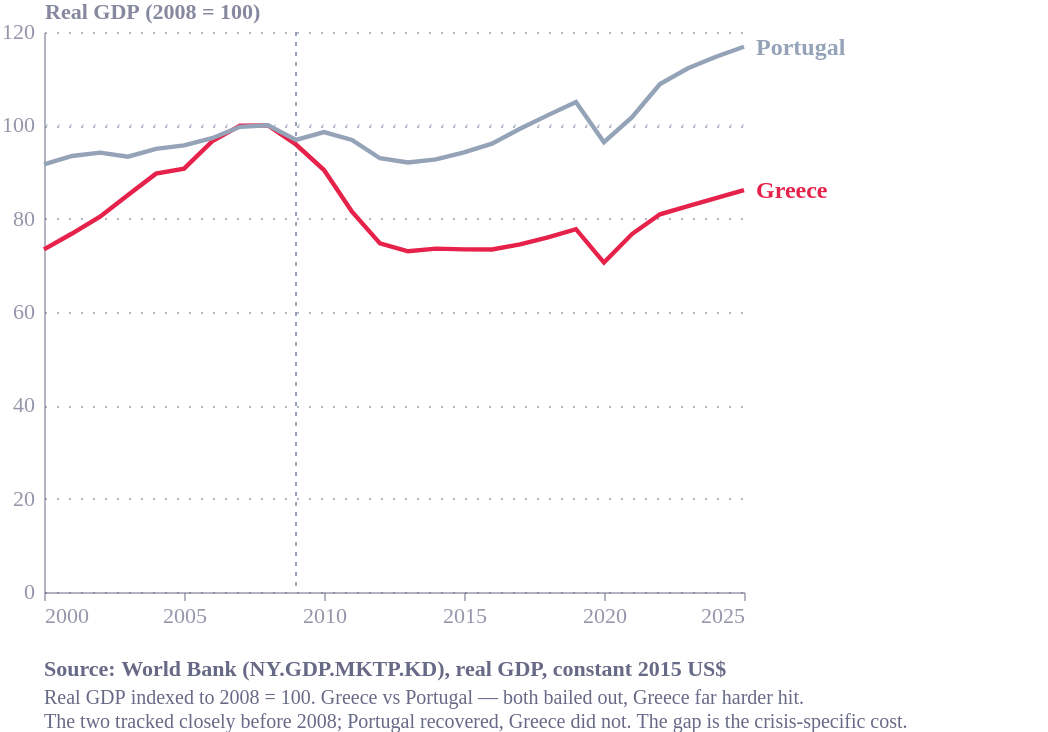

Express this chart as Vega-Lite.
### Vega-Lite specification from a JSON file in a GitHub repository (floating-point values rounded to 4 significant figures)
{"config": {"font": "Circular Std", "text": {"color": "#676A86", "align": "left", "baseline": "middle", "dx": 7, "dy": 0, "fontSize": 11}, "view": {"stroke": "transparent", "continuousWidth": 400, "continuousHeight": 300, "discreteWidth": 400, "discreteHeight": 300, "fill": "transparent"}, "range": {"category": ["#36B7B4", "#E6224B", "#F4C245", "#0063AF", "#00A767", "#179FDB", "#EB5C2E", "#5C267B", "#122B39"], "diverging": ["#E6224B", "#E54753", "#C9C9C9", "#179FDB", "#122B39"], "heatmap": ["#C9C9C9", "#179FDB", "#0063AF", "#122B39"], "ordinal": ["#00A767", "#36B7B4", "#179FDB", "#0063AF", "#243B5A"]}, "bar": {"color": "#179fdb"}, "line": {"color": "#e6224b"}, "rule": {"color": "#676A86"}, "area": {"opacity": 0.8}, "point": {"filled": true, "size": 80, "color": "#e6224b", "opacity": 0.95}, "geoshape": {"stroke": "white", "strokeWidth": 0.3}, "rect": {"fill": "#d6d4d4", "opacity": 0.3}, "axis": {"labelColor": "#676A86", "labelFontSize": 11, "labelFont": "Circular Std", "labelOpacity": 0.7, "tickColor": "#676A86", "tickOpacity": 0.5, "domainColor": "#676A86", "domainOpacity": 0.5, "gridColor": "#676A86", "gridDash": [2, 2], "gridOpacity": 0.5, "title": null, "titleColor": "#676A86", "titleOpacity": 0.8, "tickSize": 4}, "axisXDiscrete": {"grid": false, "labelAngle": 0, "tickCount": 10, "tickOpacity": 0.5, "title": null}, "axisYDiscrete": {"ticks": false, "labelPadding": 5}, "axisXTemporal": {"grid": false, "ticks": true}, "axisXQuantitative": {"grid": true}, "axisYQuantitative": {"gridColor": "#676A86", "gridDash": [1, 5], "gridOpacity": 0.5, "ticks": false, "labelPadding": 5, "tickCount": 8, "titleAngle": 0, "titleAlign": "left", "titleBaseline": "bottom", "titleX": 0, "titleY": -5}, "title": {"color": "#676A86E6", "subtitleColor": "#676A86", "font": "Circular Std", "subtitleFont": "Circular Std", "anchor": "start", "fontSize": 14, "subtitleFontSize": 12, "subtitlePadding": 4, "offset": 0, "frame": "group"}, "legend": {"titleColor": "#122b39", "title": null, "labelColor": "#122b39", "labelFontSize": 11}, "background": "white"}, "layer": [{"data": {"name": "data-9d78020f76d997398dca41cfa4b6d9e0"}, "mark": {"type": "rule", "color": "#cbd5e1", "strokeDash": [1, 5]}, "encoding": {"y": {"field": "y", "type": "quantitative"}}}, {"data": {"name": "data-1f73462ec1e60cd65517e528affd1124"}, "mark": {"type": "rule", "color": "#94a3b8", "strokeDash": [2, 3]}, "encoding": {"x": {"field": "date", "type": "temporal"}}}, {"data": {"name": "data-3e6addf6505a83018ab0b8cfd59c4db9"}, "mark": {"type": "line", "strokeWidth": 2.2}, "encoding": {"color": {"field": "country", "legend": null, "scale": {"domain": ["Greece", "Portugal"], "range": ["#E6224B", "#94a3b8"]}, "type": "nominal"}, "detail": {"field": "country", "type": "nominal"}, "x": {"axis": {"format": "%Y", "tickCount": 7}, "field": "date", "title": null, "type": "temporal"}, "y": {"field": "index", "scale": {"domain": [65, 120]}, "title": "Real GDP (2008 = 100)", "type": "quantitative"}}}, {"data": {"name": "data-3e6addf6505a83018ab0b8cfd59c4db9"}, "mark": {"type": "text", "align": "left", "dx": 6, "fontSize": 12, "fontWeight": "bold"}, "encoding": {"color": {"field": "country", "legend": null, "scale": {"domain": ["Greece", "Portugal"], "range": ["#E6224B", "#94a3b8"]}, "type": "nominal"}, "text": {"field": "country", "type": "nominal"}, "x": {"aggregate": "max", "field": "date", "type": "temporal"}, "y": {"aggregate": {"argmax": "date"}, "field": "index", "type": "quantitative"}}}], "height": 280, "padding": {"right": 70}, "title": {"text": "Source: World Bank (NY.GDP.MKTP.KD), real GDP, constant 2015 US$", "anchor": "start", "color": "#676A86", "dy": 12, "fontSize": 11, "orient": "bottom", "subtitle": ["Real GDP indexed to 2008 = 100. Greece vs Portugal — both bailed out, Greece far harder hit.", "The two tracked closely before 2008; Portugal recovered, Greece did not. The gap is the crisis-specific cost."], "subtitleColor": "#676A86", "subtitleFontSize": 10}, "width": 350, "$schema": "https://vega.github.io/schema/vega-lite/v6.4.1.json", "datasets": {"data-9d78020f76d997398dca41cfa4b6d9e0": [{"y": 100}], "data-1f73462ec1e60cd65517e528affd1124": [{"date": "2009-01-01"}], "data-3e6addf6505a83018ab0b8cfd59c4db9": [{"year": 2000, "index": 73.4, "country": "Greece", "date": "2000-01-01"}, {"year": 2000, "index": 91.65, "country": "Portugal", "date": "2000-01-01"}, {"year": 2001, "index": 76.82, "country": "Greece", "date": "2001-01-01"}, {"year": 2001, "index": 93.43, "country": "Portugal", "date": "2001-01-01"}, {"year": 2002, "index": 80.41, "country": "Greece", "date": "2002-01-01"}, {"year": 2002, "index": 94.15, "country": "Portugal", "date": "2002-01-01"}, {"year": 2003, "index": 85.08, "country": "Greece", "date": "2003-01-01"}, {"year": 2003, "index": 93.28, "country": "Portugal", "date": "2003-01-01"}, {"year": 2004, "index": 89.65, "country": "Greece", "date": "2004-01-01"}, {"year": 2004, "index": 94.95, "country": "Portugal", "date": "2004-01-01"}, {"year": 2005, "index": 90.71, "country": "Greece", "date": "2005-01-01"}, {"year": 2005, "index": 95.69, "country": "Portugal", "date": "2005-01-01"}, {"year": 2006, "index": 96.56, "country": "Greece", "date": "2006-01-01"}, {"year": 2006, "index": 97.24, "country": "Portugal", "date": "2006-01-01"}, {"year": 2007, "index": 99.94, "country": "Greece", "date": "2007-01-01"}, {"year": 2007, "index": 99.68, "country": "Portugal", "date": "2007-01-01"}, {"year": 2008, "index": 100.0, "country": "Greece", "date": "2008-01-01"}, {"year": 2008, "index": 100.0, "country": "Portugal", "date": "2008-01-01"}, {"year": 2009, "index": 95.88, "country": "Greece", "date": "2009-01-01"}, {"year": 2009, "index": 96.88, "country": "Portugal", "date": "2009-01-01"}, {"year": 2010, "index": 90.42, "country": "Greece", "date": "2010-01-01"}, {"year": 2010, "index": 98.56, "country": "Portugal", "date": "2010-01-01"}, {"year": 2011, "index": 81.49, "country": "Greece", "date": "2011-01-01"}, {"year": 2011, "index": 96.87, "country": "Portugal", "date": "2011-01-01"}, {"year": 2012, "index": 74.7, "country": "Greece", "date": "2012-01-01"}, {"year": 2012, "index": 92.95, "country": "Portugal", "date": "2012-01-01"}, {"year": 2013, "index": 73.0, "country": "Greece", "date": "2013-01-01"}, {"year": 2013, "index": 92.03, "country": "Portugal", "date": "2013-01-01"}, {"year": 2014, "index": 73.58, "country": "Greece", "date": "2014-01-01"}, {"year": 2014, "index": 92.72, "country": "Portugal", "date": "2014-01-01"}, {"year": 2015, "index": 73.41, "country": "Greece", "date": "2015-01-01"}, {"year": 2015, "index": 94.19, "country": "Portugal", "date": "2015-01-01"}, {"year": 2016, "index": 73.39, "country": "Greece", "date": "2016-01-01"}, {"year": 2016, "index": 96.08, "country": "Portugal", "date": "2016-01-01"}, {"year": 2017, "index": 74.47, "country": "Greece", "date": "2017-01-01"}, {"year": 2017, "index": 99.26, "country": "Portugal", "date": "2017-01-01"}, {"year": 2018, "index": 76.01, "country": "Greece", "date": "2018-01-01"}, {"year": 2018, "index": 102.2, "country": "Portugal", "date": "2018-01-01"}, {"year": 2019, "index": 77.74, "country": "Greece", "date": "2019-01-01"}, {"year": 2019, "index": 105.0, "country": "Portugal", "date": "2019-01-01"}, {"year": 2020, "index": 70.59, "country": "Greece", "date": "2020-01-01"}, {"year": 2020, "index": 96.38, "country": "Portugal", "date": "2020-01-01"}, {"year": 2021, "index": 76.7, "country": "Greece", "date": "2021-01-01"}, {"year": 2021, "index": 101.7, "country": "Portugal", "date": "2021-01-01"}, {"year": 2022, "index": 80.94, "country": "Greece", "date": "2022-01-01"}, {"year": 2022, "index": 108.8, "country": "Portugal", "date": "2022-01-01"}, {"year": 2023, "index": 82.67, "country": "Greece", "date": "2023-01-01"}, {"year": 2023, "index": 112.2, "country": "Portugal", "date": "2023-01-01"}, {"year": 2024, "index": 84.39, "country": "Greece", "date": "2024-01-01"}, {"year": 2024, "index": 114.7, "country": "Portugal", "date": "2024-01-01"}, {"year": 2025, "index": 86.14, "country": "Greece", "date": "2025-01-01"}, {"year": 2025, "index": 116.8, "country": "Portugal", "date": "2025-01-01"}]}}
